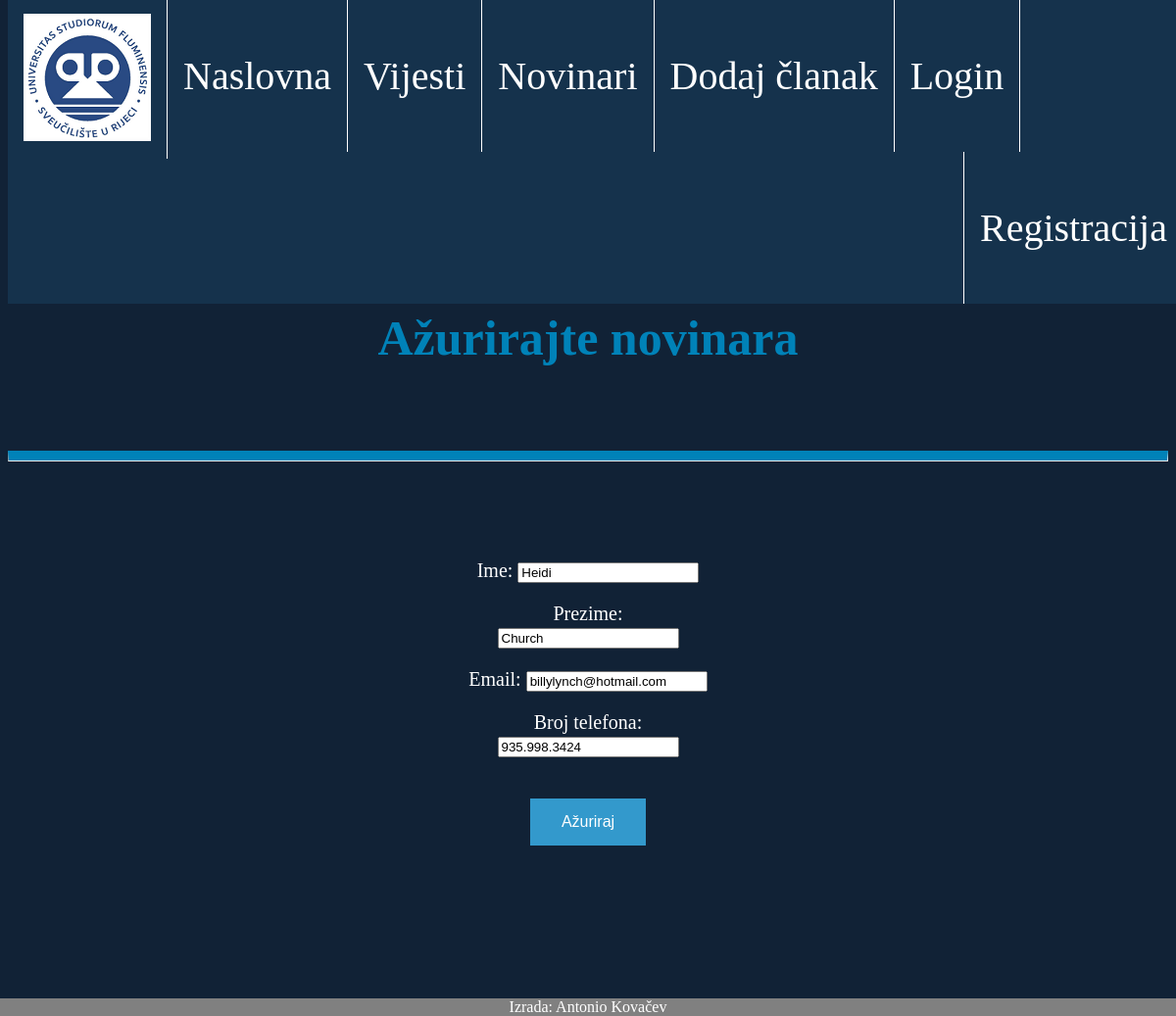
The app's page /azuriraj_autora/12 with its own data.
### main/models.py (models this page shows, shortened)
class Author(models.Model):
	name = models.CharField("Ime", max_length=64)
	surname = models.CharField("Prezime", max_length=64)
	email = models.EmailField("Email", blank=True, null=True)
	phone_number = models.CharField("Broj telefona", max_length = 10, blank = True, null = True)

### main/views.py (the view)
# urls.py: path('azuriraj_autora/<author_id>', views.azuriraj_autor, name="update-author")
def azuriraj_autor(request, author_id):
    author = Author.objects.get(pk=author_id)
    form = AuthorForm(request.POST or None, instance=author)
    if form.is_valid():
        form.save()
        return redirect('authors')
    return render(request, 'update_author.html',
        {'author': author,
        'form':form})

### main/forms.py
class AuthorForm(ModelForm):
    class Meta:
        model = Author
        """fiels = ('name', 'surname', 'email', 'phone_number')
        labels = {
            'name': '',
            'surname': '',
            'email': '',
            'phone_number': '',
        }"""
        fields = ('__all__')

### main/templates/main/update_author.html (shortened to what this page needs)
{%extends "index.html"%}
{% block content %}
    <h2><strong>Ažurirajte novinara</strong></h2><br><br><hr><br><br><br><br>
    <div align="center">
    <form action="" method=POST>
    {{ form.as_p}}
    <br>
    <input type="submit" value="Ažuriraj" class="button">
    </form>
</div>
<br><br><br><br><br><br><br><br><br>
{% endblock %}

### main/static/style.css (style rules this page uses)
body { background-color: white; }
h2 { color: #0082B8; text-align: center; font-family: "Times new roman"; font-size: 50px; }
p { font-family: verdana; font-size: 20px; color: white; }
hr { border-top: 10px solid #0082B8; }
form { margin: 0 auto; width: 250px; text-align: center; }
.button { border: none; color: white; padding: 15px 32px; text-align: center; text-decoration: none; display: inline-block; font-size: 16px; margin: 4px 2px; cursor: pointer; background-color: #3399CC; }

### records on screen
Author: name "Heidi", surname "Church", email "billylynch@hotmail.com", phone_number "935.998.3424"
